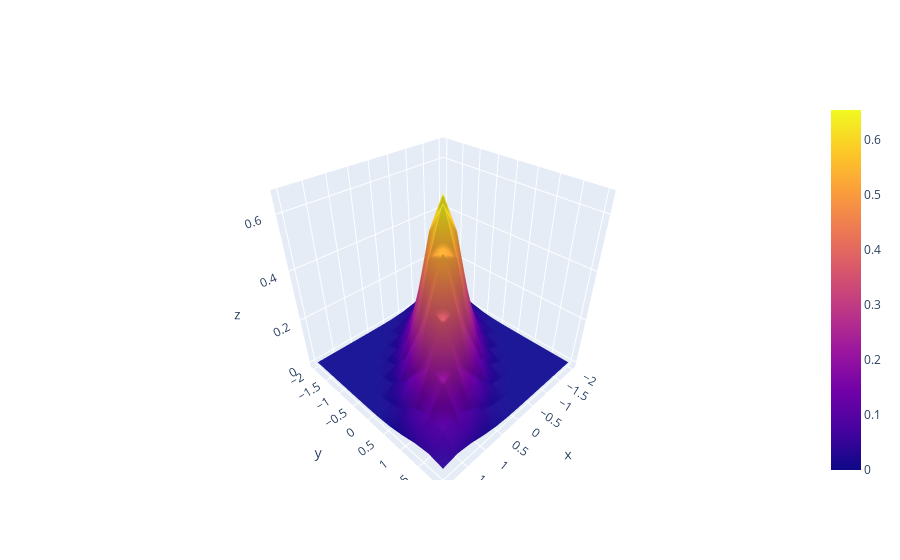

Source (notebook cell):
### Code cell
fig = go.Figure(data =
    go.Surface(
        z=np.array(results).reshape(12,12),
        x=rs_arr, # horizontal axis
        y=rf_arr # vertical axis
    ))
fig.show()

### Figure 1 — Plotly figure (JSON) as saved in the notebook; plotly's stock layout.template omitted (floating-point values rounded to 4 significant figures; data arrays with more than 128 entries replaced by an {"elided": "..."} marker saying what was removed)
{"data": [{"type": "surface", "x": [-2, -1.636, -1.273, -0.9091, -0.5455, -0.1818, 0.1818, 0.5455, 0.9091, 1.273, 1.636, 2], "y": [-2, -1.636, -1.273, -0.9091, -0.5455, -0.1818, 0.1818, 0.5455, 0.9091, 1.273, 1.636, 2], "z": {"elided": "12x12 float values"}}], "layout": {}}
